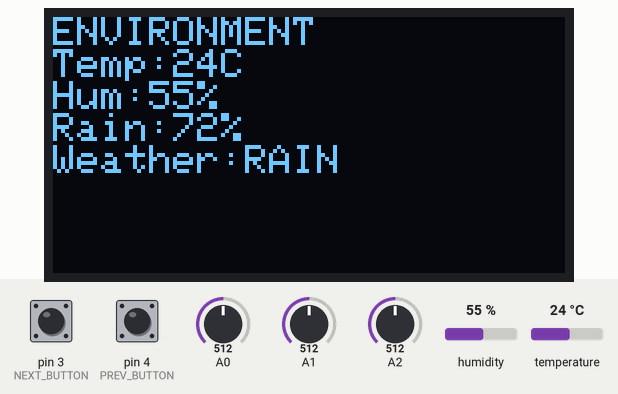
Recording of a sketch running on a simulated Arduino Uno, built with avr-gcc and run on an emulated ATmega328P. Shown: 128×64 one-colour display. Inputs (shaded band) come from the test bench; at power-on: A1 = 512, humidity 55 %, pin 3 (NEXT_BUTTON) HIGH, A0 = 512, pin 4 (PREV_BUTTON) HIGH, A2 = 512, temperature 24 °C. What the sketch prints to the serial monitor is not drawn.

Above: at 3.2 s.
3.3 s: A1 set to 646
At 4.6 s:
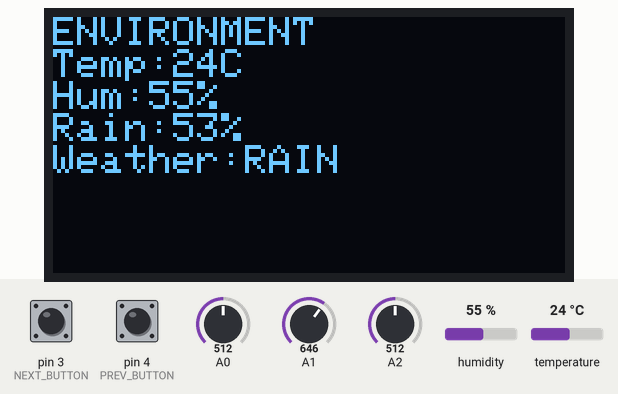
7.5 s: A1 set to 674
At 9.1 s:
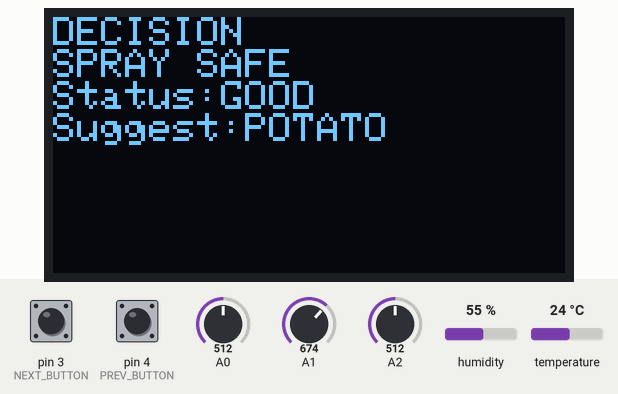
11.0 s: humidity set to 84 %
At 13.6 s:
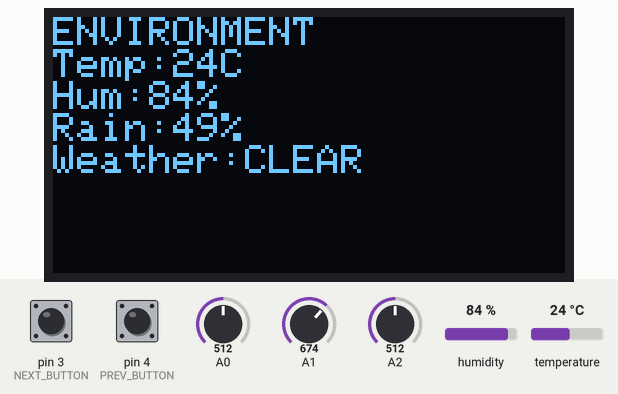
14.2 s: humidity set to 87 %
At 16.3 s:
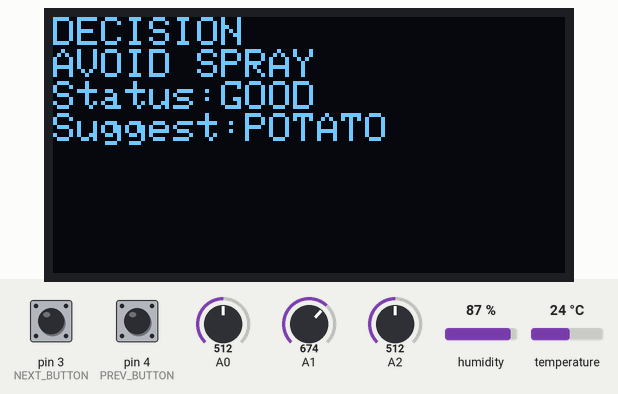
17.3 s: pin 3 (NEXT_BUTTON) pulled LOW for 1.3 s
At 19.8 s:
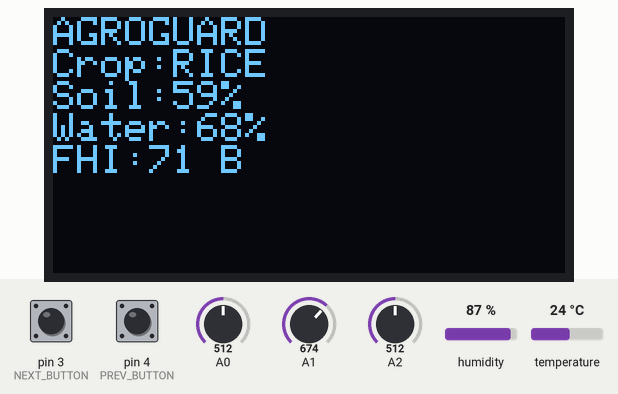
22.8 s: A0 set to 574
27.0 s: A0 set to 603
At 29.4 s:
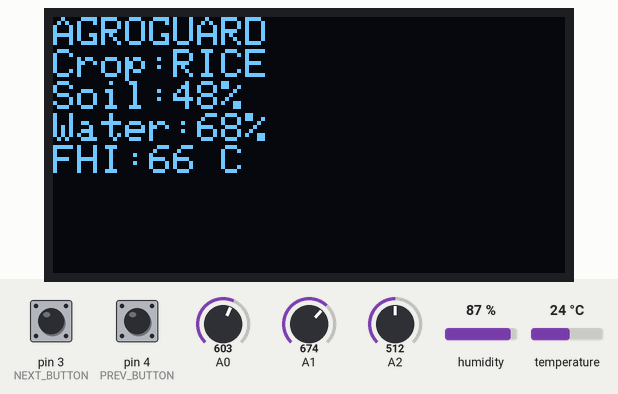
Timing chart, 0 to 30.9 s (numbered marks = the images above; inputs shaded):
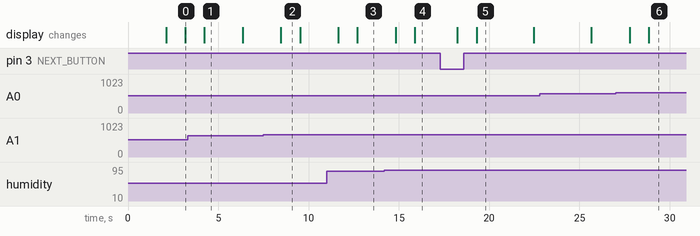

Measured:
- the behaviour switches between 661 and 662 on A1 (found by bisection; images 1 and 2)
- the behaviour switches between 85 and 86 % on humidity (found by bisection; images 3 and 4)
- the behaviour switches between 592 and 593 on A0 (found by bisection; images 5 and 6)
- after the input at 3.3 s, the display: changes after 0.93 s (image 1)
- after the input at 7.5 s, the display: changes after 0.97 s (image 2)
- after the input at 11.0 s, the display: first changes after 0.64 s (image 3 shows a later state)
- after the input at 14.2 s, the display: first changes after 0.62 s (image 4 shows a later state)
- after the input at 17.3 s, the display: first changes after 0.95 s (image 5 shows a later state)
- after the input at 27.0 s, the display: first changes after 0.78 s (image 6 shows a later state)

The sketch:

AgroGuard.ino
```cpp
#include <Wire.h>
#include <Adafruit_GFX.h>
#include <Adafruit_SSD1306.h>
#include <DFRobot_DHT11.h>

#define SCREEN_WIDTH 128
#define SCREEN_HEIGHT 64

Adafruit_SSD1306 display(SCREEN_WIDTH, SCREEN_HEIGHT, &Wire, -1);

DFRobot_DHT11 DHT;

#define DHTPIN 2
#define NEXT_BUTTON 3
#define PREV_BUTTON 4

String crops[] = {"WHEAT","RICE","SUGARCANE","POTATO"};
int cropIndex = 0;
unsigned long previousMillis = 0;
int screenNo = 0;

void setup()
{
pinMode(NEXT_BUTTON, INPUT_PULLUP);
pinMode(PREV_BUTTON, INPUT_PULLUP);
  Serial.begin(9600);

  if (!display.begin(SSD1306_SWITCHCAPVCC, 0x3C))
  {
    Serial.println("OLED Failed");
    while (true);
  }

  display.clearDisplay();
  display.setTextSize(2);
  display.setTextColor(WHITE);
  display.setCursor(15, 20);
  display.println("AGRO");
  display.display();

  delay(2000);
}

void loop()
{
 // Crop Selection
if(digitalRead(NEXT_BUTTON)==LOW)
{
  cropIndex++;
  if(cropIndex > 3) cropIndex = 0;
  delay(250);
}

if(digitalRead(PREV_BUTTON)==LOW)
{
  cropIndex--;
  if(cropIndex < 0) cropIndex = 3;
  delay(250);
}

String selectedCrop = crops[cropIndex];

// Read Sensors
int soilRaw = analogRead(A0);
int rainRaw = analogRead(A1);
int waterRaw = analogRead(A2);

// Convert to Percentage
int soilPercent = map(soilRaw, 1018, 166, 0, 100);
soilPercent = constrain(soilPercent, 0, 100);

int rainPercent = map(rainRaw, 1017, 320, 0, 100);
rainPercent = constrain(rainPercent, 0, 100);

int waterPercent = map(waterRaw, 0, 750, 0, 100);
waterPercent = constrain(waterPercent, 0, 100);

// DHT11
DHT.read(DHTPIN);

int temp = DHT.temperature;
int hum = DHT.humidity;

// Crop Status
String cropStatus = "GOOD";

if(selectedCrop == "WHEAT")
{
  if(soilPercent < 40 || temp > 35)
    cropStatus = "NOT IDEAL";
}
else if(selectedCrop == "RICE")
{
  if(soilPercent < 70)
    cropStatus = "NEED WATER";
}
else if(selectedCrop == "SUGARCANE")
{
  if(soilPercent < 60)
    cropStatus = "LOW MOISTURE";
}
else if(selectedCrop == "POTATO")
{
  if(temp > 30 || soilPercent < 50)
    cropStatus = "NOT IDEAL";
}

// Weather Status
String weatherStatus;
String recommendation;

if(rainPercent > 50)
{
  weatherStatus = "RAIN";
  recommendation = "DO NOT SPRAY";
}
else if(hum > 85)
{
  weatherStatus = "HUMID";
  recommendation = "AVOID SPRAY";
}
else
{
  weatherStatus = "CLEAR";
  recommendation = "SPRAY SAFE";
}
  // Temperature Score
  int tempScore;

  if (temp >= 20 && temp <= 35)
    tempScore = 100;
  else if (temp >= 15 && temp < 20)
    tempScore = 80;
  else if (temp > 35 && temp <= 40)
    tempScore = 80;
  else
    tempScore = 50;

  // Humidity Score
  int humScore;

  if (hum >= 40 && hum <= 80)
    humScore = 100;
  else
    humScore = 70;

  // Farm Health Index
  int fhi =
      (soilPercent * 40 +
       waterPercent * 25 +
       tempScore * 20 +
       humScore * 15) /
      100;

String suggestedCrop;

if(soilPercent < 35)
{
  suggestedCrop = "BAJRA";
}
else if(soilPercent < 50)
{
  suggestedCrop = "WHEAT";
}
else if(soilPercent < 70)
{
  suggestedCrop = "POTATO";
}
else
{
  suggestedCrop = "SUGARCANE";
}
  // Grade
  String grade;

  if (fhi >= 90)
    grade = "A+";
  else if (fhi >= 80)
    grade = "A";
  else if (fhi >= 70)
    grade = "B";
  else if (fhi >= 60)
    grade = "C";
  else
    grade = "D";


 // Change screen every 3 seconds
if (millis() - previousMillis > 3000)
{
  previousMillis = millis();
  screenNo++;

  if(screenNo > 2)
    screenNo = 0;
}

display.clearDisplay();
display.setTextSize(1);
display.setTextColor(WHITE);
display.setCursor(0,0);

if(screenNo == 0)
{
  display.println("AGROGUARD");

  display.print("Crop:");
  display.println(selectedCrop);

  display.print("Soil:");
  display.print(soilPercent);
  display.println("%");

  display.print("Water:");
  display.print(waterPercent);
  display.println("%");

  display.print("FHI:");
  display.print(fhi);
  display.print(" ");
  display.println(grade);
}

else if(screenNo == 1)
{
  display.println("ENVIRONMENT");

  display.print("Temp:");
  display.print(temp);
  display.println("C");

  display.print("Hum:");
  display.print(hum);
  display.println("%");

  display.print("Rain:");
  display.print(rainPercent);
  display.println("%");

  display.print("Weather:");
  display.println(weatherStatus);
}

else if(screenNo == 2)
{
  display.println("DECISION");

  display.println(recommendation);

  display.print("Status:");
  display.println(cropStatus);

  display.print("Suggest:");
  display.println(suggestedCrop);
}

display.display();
  // Serial Monitor
  Serial.print(selectedCrop);
Serial.print(",");

Serial.print(soilPercent);
Serial.print(",");

Serial.print(temp);
Serial.print(",");

Serial.print(hum);
Serial.print(",");

Serial.print(waterPercent);
Serial.print(",");

Serial.print(fhi);
Serial.print(",");

Serial.println(recommendation);
delay(1000);
}
```
